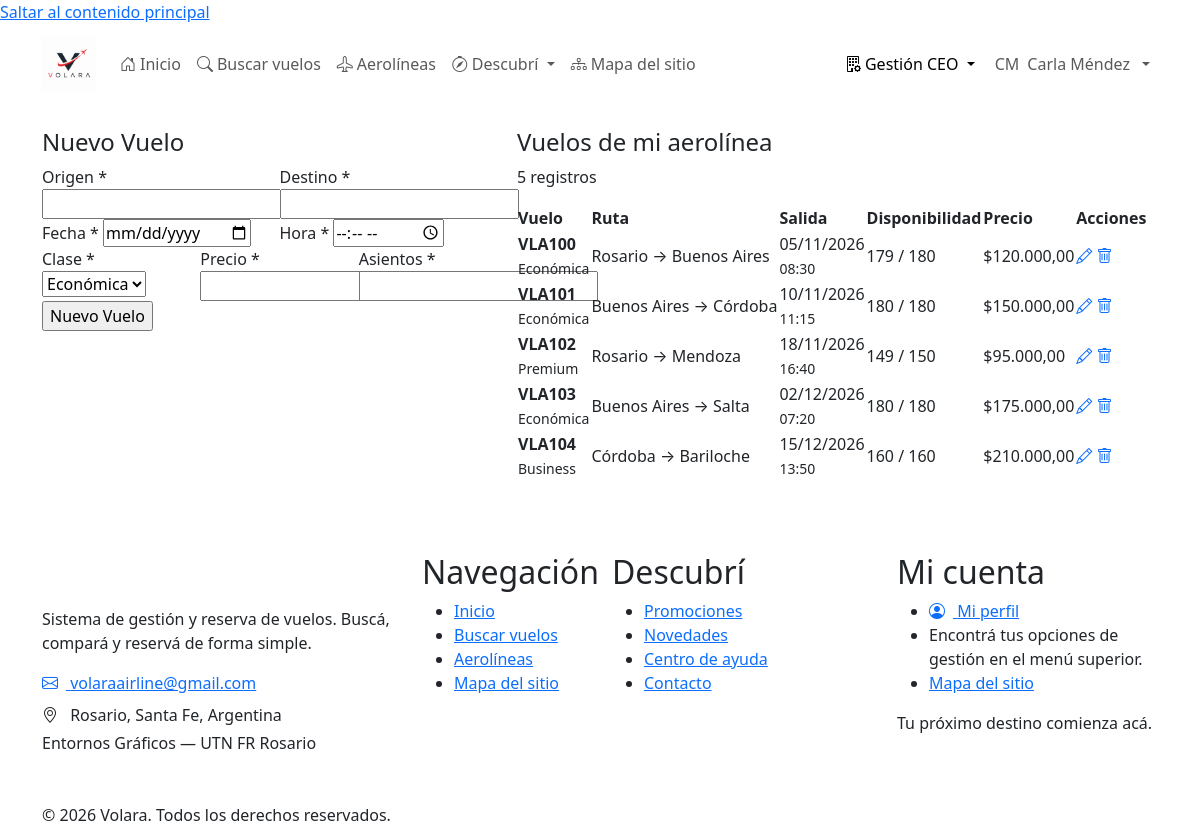
Screenshot of /Pages/Ceo/vuelos.php (signed in) with the database file from the repository.
### tables this page shows
CREATE TABLE usuarios (
    codUsuario INT UNSIGNED AUTO_INCREMENT,

    nombre VARCHAR(80) NOT NULL,
    apellido VARCHAR(80) NOT NULL,
    mail VARCHAR(150) NOT NULL,
    clave VARCHAR(255) NOT NULL,
    telefono VARCHAR(30) DEFAULT NULL,

    tipoUsuario ENUM(
        'administrador',
        'ceo aerolínea',
        'usuario'
    ) NOT NULL DEFAULT 'usuario',

    codAerolinea INT UNSIGNED DEFAULT NULL,

    estadoUsuario ENUM(
        'pendiente de validación',
        'pendiente de autorización',
        'activo',
        'rechazado'
    ) NOT NULL DEFAULT 'pendiente de validación',

    tokenValidacion VARCHAR(128) DEFAULT NULL,
    tokenRecuperacion VARCHAR(128) DEFAULT NULL,
    vencimientoToken DATETIME DEFAULT NULL,

    fechaCreacion DATETIME NOT NULL DEFAULT CURRENT_TIMESTAMP,
    fechaActualizacion DATETIME NOT NULL DEFAULT CURRENT_TIMESTAMP
        ON UPDATE CURRENT_TIMESTAMP,

    PRIMARY KEY (codUsuario),

    UNIQUE KEY uk_usuario_mail (mail),
    UNIQUE KEY uk_usuario_token_validacion (tokenValidacion),
    UNIQUE KEY uk_usuario_token_recuperacion (tokenRecuperacion),

    KEY idx_usuario_tipo (tipoUsuario),
    KEY idx_usuario_estado (estadoUsuario),
    KEY idx_usuario_aerolinea (codAerolinea),

    CONSTRAINT fk_usuario_aerolinea
        FOREIGN KEY (codAerolinea)
        REFERENCES aerolineas(codAerolinea)
        ON UPDATE CASCADE
        ON DELETE RESTRICT

);

CREATE TABLE vuelos (
    codVuelo INT UNSIGNED AUTO_INCREMENT,

    codigoVuelo VARCHAR(20) NOT NULL,

    codAerolinea INT UNSIGNED NOT NULL,

    origen VARCHAR(100) NOT NULL,
    destino VARCHAR(100) NOT NULL,

    fecha DATE NOT NULL,
    hora TIME NOT NULL,

    precio DECIMAL(10,2) NOT NULL,

    asientosTotal INT UNSIGNED NOT NULL,
    asientosDisponibles INT UNSIGNED NOT NULL,

    clase ENUM(
        'economica',
        'premium',
        'business'
    ) NOT NULL DEFAULT 'economica',

     
    activo TINYINT(1) NOT NULL DEFAULT 1,

    fechaCreacion DATETIME NOT NULL DEFAULT CURRENT_TIMESTAMP,
    fechaActualizacion DATETIME NOT NULL DEFAULT CURRENT_TIMESTAMP
        ON UPDATE CURRENT_TIMESTAMP,

    PRIMARY KEY (codVuelo),

    UNIQUE KEY uk_vuelo_codigo (codigoVuelo),

    KEY idx_vuelo_aerolinea (codAerolinea),
    KEY idx_vuelo_busqueda (origen, destino, fecha),
    KEY idx_vuelo_fecha (fecha),

    CONSTRAINT fk_vuelo_aerolinea
        FOREIGN KEY (codAerolinea)
        REFERENCES aerolineas(codAerolinea)
        ON UPDATE CASCADE
        ON DELETE RESTRICT,

    CONSTRAINT chk_vuelo_origen_destino
        CHECK (origen <> destino),

    CONSTRAINT chk_vuelo_precio
        CHECK (precio > 0),

    CONSTRAINT chk_vuelo_asientos_total
        CHECK (asientosTotal > 0),

    CONSTRAINT chk_vuelo_asientos_disponibles
        CHECK (
            asientosDisponibles >= 0
            AND asientosDisponibles <= asientosTotal
        )

);

### Pages/Ceo/vuelos.php (the view, shortened to what the rows shown need)
<?php
    require_once __DIR__ . '/../../Includes/functions.php';
    $conexion = conectarDB();
    $codAerolineaActual = $_SESSION['codAerolinea'] ?? null;
    $porPagina = 5;
    $consulta = $conexion->prepare("SELECT COUNT(*) FROM vuelos WHERE codAerolinea = :cod AND activo = 1");
    $consulta->execute(['cod' => $codAerolineaActual]);
    $totalVuelos = (int) $consulta->fetchColumn();
    $totalPaginas = max(1, (int) ceil($totalVuelos / $porPagina));
    $pagina = filter_input(INPUT_GET, 'pagina', FILTER_VALIDATE_INT) ?: 1;
    $pagina = min(max($pagina, 1), $totalPaginas);
    $desde = ($pagina - 1) * $porPagina;
    $consulta = $conexion->prepare("SELECT codVuelo, codigoVuelo, origen, destino, fecha, hora, precio, asientosTotal, asientosDisponibles, clase
                                    FROM vuelos
                                    WHERE codAerolinea = :cod AND activo = 1
                                    ORDER BY fecha, hora
                                    LIMIT :limite OFFSET :desde");
    $consulta->bindValue(':cod', $codAerolineaActual);
    $consulta->bindValue(':limite', $porPagina, PDO::PARAM_INT);
    $consulta->bindValue(':desde', $desde, PDO::PARAM_INT);
    $consulta->execute();
    $vuelos = $consulta->fetchAll(PDO::FETCH_ASSOC);
    $nombresClase = ['economica' => 'Económica', 'premium' => 'Premium', 'business' => 'Business'];
    require_once __DIR__ . '/../../Includes/header.php';
    require_once __DIR__ . '/../../Includes/navbar.php';
?>
<main>
    <div class="container py-4">
        <div class="row g-4">
            <div class="col-lg-5">
                <div class="volara-card">
                    <h2 class="h4">Nuevo Vuelo</h2>
                </div>
            </div>
            <div class="col-lg-7">
                <div class="volara-card">
                    <h2 class="h4">Vuelos de mi aerolínea</h2>
                    <?php if (empty($vuelos)): ?>
                        <div class="empty-state">
                            <div class="empty-state-icon"><i class="bi bi-airplane"></i></div>
                            <p>Todavía no cargaste vuelos.</p>
                        </div>
                    <?php else: ?>
                        <div class="volara-table-responsive">
                            <table class="volara-table">
                                <thead>
                                    <tr>
                                        <th>Vuelo</th>
                                        <th>Ruta</th>
                                        <th>Salida</th>
                                        <th>Disponibilidad</th>
                                        <th>Precio</th>
                                        <th>Acciones</th>
                                    </tr>
                                </thead>
                                <tbody>
                                    <?php foreach ($vuelos as $vuelo): ?>
                                        <tr>
                                            <td>
                                                <strong><?= htmlspecialchars($vuelo['codigoVuelo']) ?></strong><br>
                                                <small><?= htmlspecialchars($nombresClase[$vuelo['clase']] ?? $vuelo['clase']) ?></small>
                                            </td>
                                            <td><?= htmlspecialchars($vuelo['origen']) ?> → <?= htmlspecialchars($vuelo['destino']) ?></td>
                                            <td>
                                                <?= date('d/m/Y', strtotime($vuelo['fecha'])) ?><br>
                                                <small><?= substr($vuelo['hora'], 0, 5) ?></small>
                                            </td>
                                            <td>
                                                <?php if ($vuelo['asientosDisponibles'] > 0): ?>
                                                    <span class="volara-badge badge-approved"><?= (int) $vuelo['asientosDisponibles'] ?> / <?= (int) $vuelo['asientosTotal'] ?></span>
                                                <?php else: ?>
                                                    <span class="volara-badge badge-cancelled">Agotado</span>
                                                <?php endif; ?>
                                            </td>
                                            <td>$<?= number_format($vuelo['precio'], 2, ',', '.') ?></td>
                                            <td>
                                                <div class="table-actions">
                                                    <a href="modificarVuelo.php?id=<?= (int) $vuelo['codVuelo'] ?>" class="table-action-btn" aria-label="Editar vuelo <?= htmlspecialchars($vuelo['codigoVuelo']) ?>" title="Editar"><i class="bi bi-pencil"></i></a>
                                                    <a href="?pagina=<?= (int) $pagina ?>&eliminar=<?= (int) $vuelo['codVuelo'] ?>" class="table-action-btn danger"
                                                       aria-label="Eliminar vuelo <?= htmlspecialchars($vuelo['codigoVuelo']) ?>" title="Eliminar"><i class="bi bi-trash"></i></a>
                                                </div>
                                            </td>
                                        </tr>
                                    <?php endforeach; ?>
                                </tbody>
                            </table>
                        </div>
                    <?php endif; ?>
                </div>
            </div>
        </div>
    </div>
</main>
<?php
    require_once __DIR__ . '/../../Includes/footer.php';
?>

### Includes/navbar.php (shortened to what the rows shown need)
<?php
require_once __DIR__ . '/functions.php';
$escapar = static function ($valor): string {
    return htmlspecialchars(
        (string) $valor,
        ENT_QUOTES,
        'UTF-8'
    );
};
$estaLogueado = !empty($_SESSION['codUsuario']);
$usuario = [];
if ($estaLogueado && function_exists('usuarioActual')) {
    $datosUsuario = usuarioActual();
    if (is_array($datosUsuario)) {
        $usuario = $datosUsuario;
    }
}
$rolUsuario = trim((string) ($usuario['rol'] ?? ''));
if ($rolUsuario === '') {
    $rolUsuario = trim((string) (
        $usuario['tipoUsuario']
        ?? $_SESSION['tipoUsuario']
        ?? $_SESSION['rol']
        ?? ''
    ));
}
$rolUsuario = function_exists('mb_strtolower')
    ? mb_strtolower($rolUsuario, 'UTF-8')
    : strtolower($rolUsuario);
$rolNormalizado = strtr($rolUsuario, [
    'á' => 'a',
    'é' => 'e',
    'í' => 'i',
    'ó' => 'o',
    'ú' => 'u',
    'ü' => 'u',
]);
$esCeo = in_array(
    $rolNormalizado,
    ['ceo', 'ceo aerolinea', 'ceo de aerolinea'],
    true
);
$nombreUsuario = trim((string) (
    $usuario['nombre']
    ?? $_SESSION['nombre']
    ?? ''
));
$apellidoUsuario = trim((string) (
    $usuario['apellido']
    ?? $_SESSION['apellido']
    ?? ''
));
$nombreMostrar = trim($nombreUsuario . ' ' . $apellidoUsuario);
$primeraInicial = function_exists('mb_substr')
    ? mb_substr($nombreUsuario, 0, 1, 'UTF-8')
    : substr($nombreUsuario, 0, 1);
$segundaInicial = function_exists('mb_substr')
    ? mb_substr($apellidoUsuario, 0, 1, 'UTF-8')
    : substr($apellidoUsuario, 0, 1);
$iniciales = $primeraInicial . $segundaInicial;
$iniciales = function_exists('mb_strtoupper')
    ? mb_strtoupper($iniciales, 'UTF-8')
    : strtoupper($iniciales);
$rutaActual = parse_url(
    $_SERVER['REQUEST_URI'] ?? '',
    PHP_URL_PATH
) ?: '';
$rutaNormalizada = strtolower(str_replace('\\', '/', $rutaActual));
$esPaginaCeo = str_contains($rutaNormalizada, '/pages/ceo/');
$claseActiva = static function (bool $condicion): string {
    return $condicion ? ' active' : '';
};
?>
<nav class="navbar navbar-expand-xl volara-navbar" aria-label="Navegación principal">
    <div class="container">
        <div class="collapse navbar-collapse" id="volaraNav">
            <ul class="navbar-nav ms-auto align-items-xl-center gap-xl-1">
                <?php if ($estaLogueado): ?>
                    <?php if ($esCeo): ?>
                        <li class="nav-item dropdown">
                            <a class="nav-link dropdown-toggle<?= $claseActiva($esPaginaCeo) ?>" href="#" role="button" data-bs-toggle="dropdown" aria-expanded="false">
                                <i class="bi bi-building-gear me-1" aria-hidden="true"></i>Gestión CEO
                            </a>
                        </li>
                    <?php endif; ?>
                    <li class="nav-item dropdown user-menu">
                        <a class="nav-link dropdown-toggle d-flex align-items-center gap-2" href="#" role="button" data-bs-toggle="dropdown" aria-expanded="false">
                            <span class="user-avatar" aria-hidden="true"><?= $escapar($iniciales) ?></span>
                            <span class="user-name"><?= $escapar($nombreMostrar !== '' ? $nombreMostrar : 'Mi cuenta') ?></span>
                        </a>
                    </li>
                <?php endif; ?>
            </ul>
        </div>
    </div>
</nav>

### rows the page displays
usuarios: $escapar($iniciales) "CM", nombre+apellido "Carla Méndez"
vuelos: codigoVuelo "VLA100", clase "Económica", origen "Rosario", destino "Buenos Aires", fecha "05/11/2026", hora "08:30", asientosDisponibles "179", asientosTotal "180", precio "120.000,00"
vuelos: codigoVuelo "VLA101", clase "Económica", origen "Buenos Aires", destino "Córdoba", fecha "10/11/2026", hora "11:15", asientosDisponibles "180", asientosTotal "180", precio "150.000,00"
vuelos: codigoVuelo "VLA102", clase "Premium", origen "Rosario", destino "Mendoza", fecha "18/11/2026", hora "16:40", asientosDisponibles "149", asientosTotal "150", precio "95.000,00"
vuelos: codigoVuelo "VLA103", clase "Económica", origen "Buenos Aires", destino "Salta", fecha "02/12/2026", hora "07:20", asientosDisponibles "180", asientosTotal "180", precio "175.000,00"
vuelos: codigoVuelo "VLA104", clase "Business", origen "Córdoba", destino "Bariloche", fecha "15/12/2026", hora "13:50", asientosDisponibles "160", asientosTotal "160", precio "210.000,00"

### other values shown
$totalVuelos "5"
